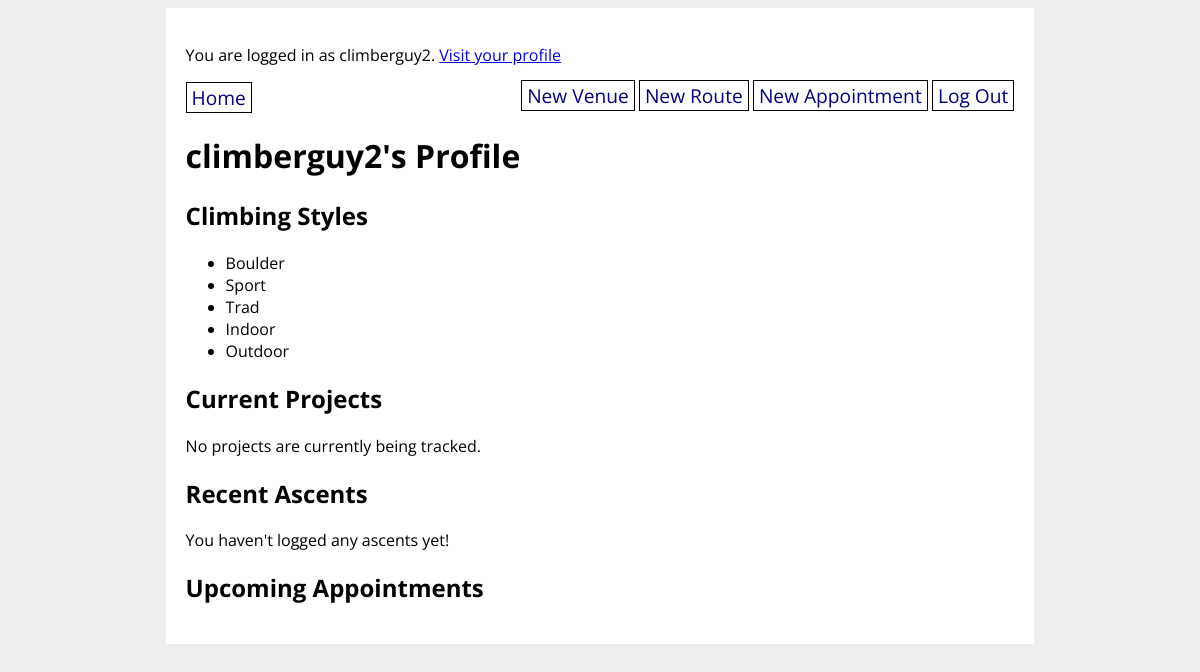
The page /profile/9 (signed in) on the database as committed earlier.
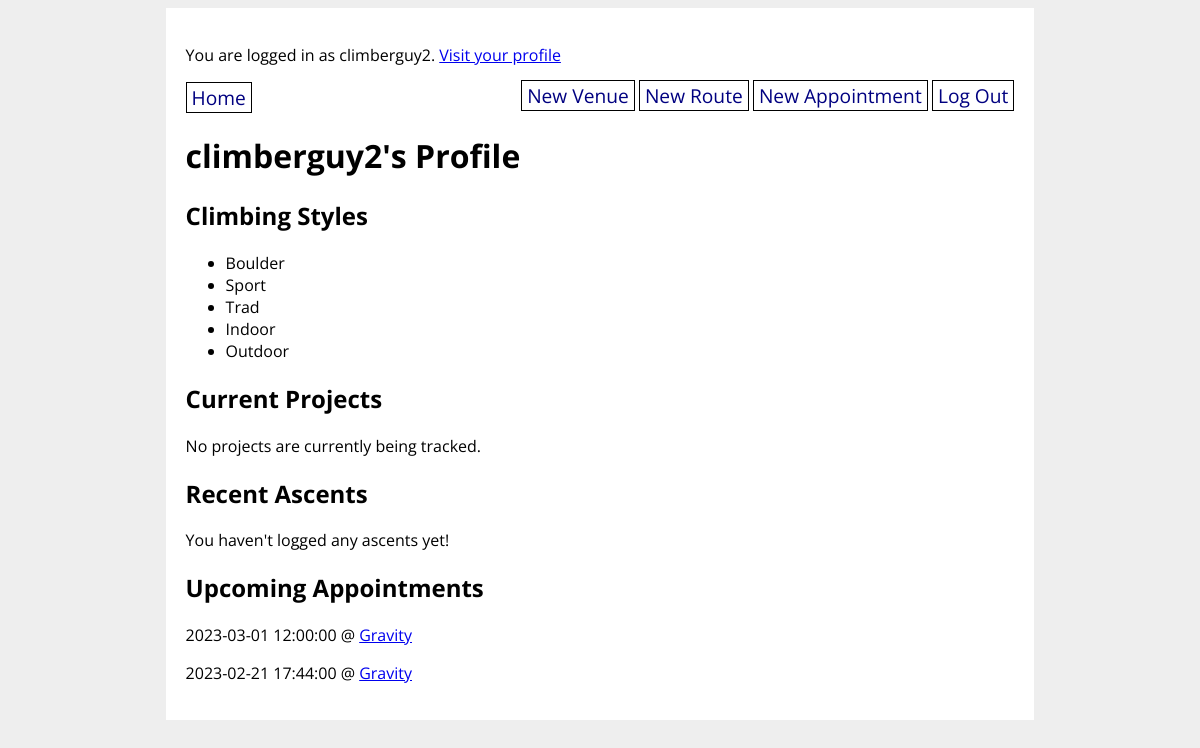
The same page on the database as committed later.
### climbunity_app/models.py (models this page shows, shortened)
class User(UserMixin, db.Model):
    id = db.Column(db.Integer, primary_key=True)
    username = db.Column(db.String(80), nullable=False, unique=True)
    password = db.Column(db.String(200), nullable=False)
    email = db.Column(db.String(200), nullable=False)
    first_name = db.Column(db.String(50), nullable=False)
    last_name = db.Column(db.String(50), nullable=False)
    address = db.Column(db.String(200), nullable=False)
    has_gear = db.Column(db.Boolean, nullable=False)
    user_projects = db.relationship('Route',
        secondary='user_project_lists', back_populates='projecting_users'
    )
    user_appointments = db.relationship('Appointment',
        secondary='appointment_guests', back_populates='appointment_attendants'
    )
    user_does_styles = db.relationship('Style',
        secondary='user_style_lists', back_populates='climber_styles'
    )

class Style(db.Model):
    id = db.Column(db.Integer, primary_key=True)
    style = db.Column(db.String(8))
    climber_styles = db.relationship('User',
        secondary='user_style_lists', back_populates='user_does_styles'
    )
    route_styles = db.relationship('Route',
        secondary='route_style_lists', back_populates='possible_route_styles'
    )
    def __str__(self):
        return f'{self.style}'

class Appointment(db.Model):
    id = db.Column(db.Integer, primary_key=True)
    created_by = db.Column(db.Integer, db.ForeignKey('user.id'), nullable=False)
    venue_id = db.Column(db.Integer, db.ForeignKey('venue.id'), nullable=False)
    appointment_datetime = db.Column(db.DateTime, nullable=False)
    appointment_attendants = db.relationship('User',
        secondary='appointment_guests', back_populates='user_appointments'
    )
    appointment_venues = db.relationship('Venue',
        secondary='venue_bookings', back_populates='booked_appointments'
    )

class Venue(db.Model):
    id = db.Column(db.Integer, primary_key=True)
    name = db.Column(db.String(80), nullable=False)
    address = db.Column(db.String(80), nullable=False)
    open_hours = db.Column(db.Text(1000))
    description = db.Column(db.Text(1000))
    booked_appointments = db.relationship('Appointment',
        secondary='venue_bookings', back_populates='appointment_venues'
    )
    def __str__(self):
        return f'{self.name}'

### climbunity_app/main/routes.py (the view)
@main.route('/profile/<user_id>', methods=['GET', 'POST'])
def user_detail(user_id):
    user = User.query.get(user_id)
    ascents = Ascent.query.filter_by(user_id=user_id).limit(5).all()
    for ascent in ascents:
        print(ascent)
    if current_user.id == user.id:
        return render_template('user_detail.html', ascents=ascents, user=user)
    else:
        user = User.query.get(user_id)
        return render_template('user_detail.html', ascents=ascents, user=user)

### climbunity_app/extensions.py (called while the page is built)
@login_manager.user_loader
def load_user(user_id):
    return User.query.get(user_id)

### climbunity_app/templates/user_detail.html (shortened to what this page needs)
{% extends 'base.html' %}
{% block content %}
<h1> {{ user.username }}'s Profile</h1>
<h2>Climbing Styles</h2>
{% if user.user_does_styles %}
    <ul>
        {% for style in user.user_does_styles %}
            <li>{{ style }}</li>
        {% endfor %}
    </ul>
{% endif %}
<h2>Current Projects</h2>
{% if user.user_projects %}
    {% for route in user.user_projects%}
        <div>{{ route.name }} - {{ route.grade }}
            <form style="display: inline;" method="POST" action="/remove_from_project_list/{{ route.id }}">
                <input style="margin: 0; padding: 0;" type="submit" value="delete"/>
            </form>
        </div>
    {% endfor %}
{% else %}
<p>No projects are currently being tracked.</p>
{% endif %}
<h2>Recent Ascents</h2>
{% if ascents %}
    <div>
        {% for ascent in ascents %}
            <p>{{ ascent.send_date }} - <a href="/route/{{ ascent.route_id }}" >{{ ascent.routes_ascended[0].name }}</a></p>
            {% if ascent.send_rating %}
                <p>Rating: {{ ascent.send_rating }}/5</p>
            {% endif %}
            {% if ascent.send_comments %}
                <p>Comments {{ ascent.send_comments }}</p>
            {% endif %}
        {% endfor %}
    </div>
{% else %}
    {% if current_user.id == user.id %}
        You haven't logged any ascents yet!
    {% else %}
        {{ user.first_name }} {{ user.last_name }} has not logged any ascents yet!
    {% endif %}
{% endif %}
{% if user.id == current_user.id %}
    <h2>Upcoming Appointments</h2>
    {% if user.user_appointments %}
        <div>
            {% for appointment in user.user_appointments %}
                <p>{{ appointment.appointment_datetime }} @ <a href="/venue/{{ appointment.venue_id }}" >{{ appointment.appointment_venues[0] }}</a></p>
            {% endfor %}
        </div>
    {% endif %}
{% endif %}
{% endblock %}

### climbunity_app/templates/base.html (shortened to what this page needs)
<!DOCTYPE html>
<html>
    <head>
        <link rel="stylesheet" href="/static/style.css">
    </head>
    <body>
        <div id="content">
            {% if current_user.is_authenticated %}
                <p>You are logged in as {{ current_user.username }}. <a href="/profile/{{ current_user.id }}">Visit your profile</a></p>
            {% endif %}
            <nav>
                <a href="/">Home</a>
                <div>
                    {% if current_user.is_authenticated %}
                        <a href="/new_venue">New Venue</a>
                        <a href="/new_route">New Route</a>
                        <a href="/new_appointment">New Appointment</a>
                        <a href="/logout">Log Out</a>
                    {% else %}
                        <a href="/signup">Sign Up</a>
                        <a href="/login">Log In</a>
                    {% endif %}
                </div>
            </nav>
            {% block content %}{% endblock %}
        </div>
    </body>
</html>

### climbunity_app/static/style.css (style rules this page uses)
body { display: flex; flex-direction: column; align-items: center; background-color: #eee; font-family: 'Open Sans', sans-serif; }
#content { width: 70%; background-color: white; padding: 20px; }
nav { width: 100%; display: flex; flex-direction: row; justify-content: space-between; }
nav a { color: navy; text-decoration: none; border: 1px solid black; padding: 1px 5px; font-size: 1.2em; }

Rows that differ between the two databases and show on the page:
added Appointment: appointment_datetime "2023-03-01 12:00:00", name "Gravity"
added Appointment: appointment_datetime "2023-02-21 17:44:00", name "Gravity"
